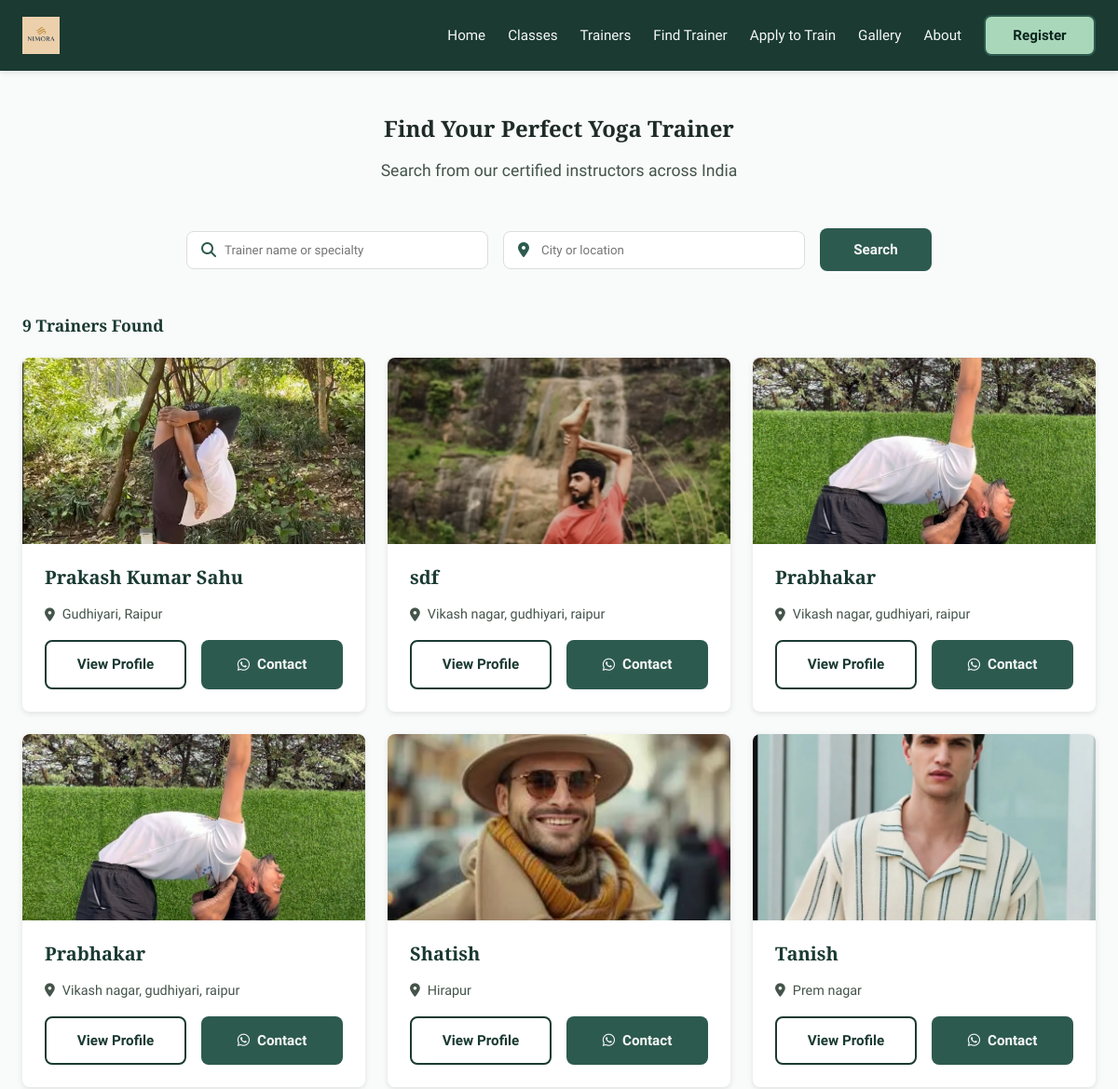
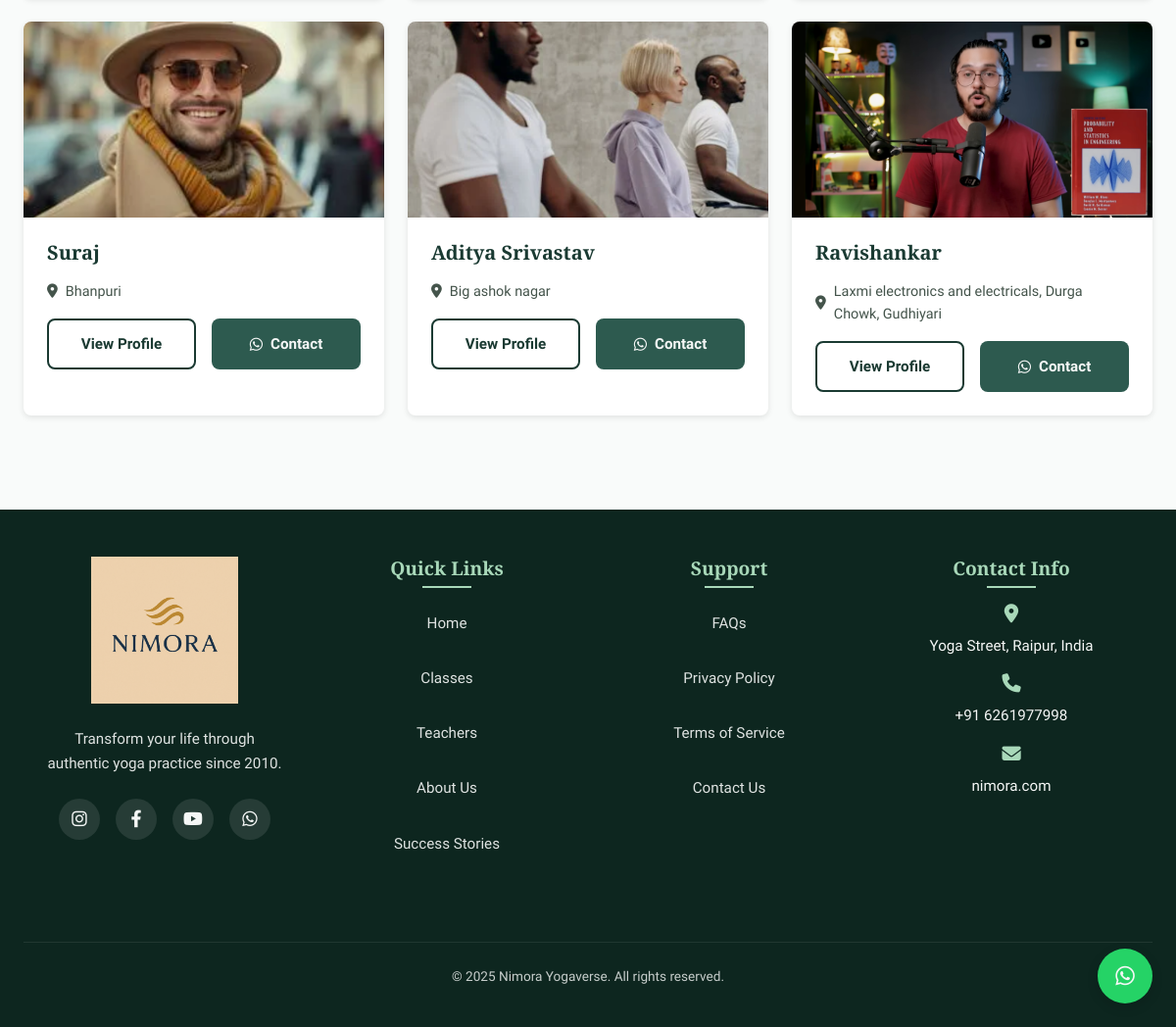
The app's page /trainer/search/ with its own data (2 pictures, top to bottom).
### trainer/models.py (models this page shows, shortened)
class TrainerProfile(models.Model):
    name = models.CharField(max_length=100)
    phone = models.CharField(max_length=15, blank=True, null=True)
    profile_image = models.ImageField(upload_to='trainers/')
    social_media_links = models.JSONField(default=dict, blank=True,null=True)
    location = models.CharField(max_length=100)
    specialty = models.CharField(max_length=100,blank=True)
    yoga_types = models.ManyToManyField(YogaType)
    years_experience = models.PositiveIntegerField(default=1)
    bio = models.TextField()
    is_approved = models.BooleanField(default=False)
    @property
    def average_rating(self):
        return 4.5  # Example value

### trainer/views.py (the view)
# urls.py: path('search/', views.search, name='search'),
def search(request):
    name_query = request.GET.get('name', '').strip()
    location_query = request.GET.get('location', '').strip()
    trainers = TrainerProfile.objects.all()
    if name_query:
        trainers = trainers.filter(
            Q(name__icontains=name_query) |
            Q(specialty__icontains=name_query)
        )
    if location_query:
        trainers = trainers.filter(location__icontains=location_query)
    return render(request, 'trainer/search.html', {
        'trainers': trainers,
        'name': name_query,
        'location': location_query
    })

### templates/trainer/search.html (shortened to what this page needs)
{% extends "base.html" %}
{% load static %}
{% block extra_css %}
<link rel="stylesheet" href="{% static 'css/trainer/search.css' %}?v=1.0">
{% endblock %}
{% block content %}
<section class="search-section">
    <div class="container">
        <div class="section-header">
            <h1>Find Your Perfect Yoga Trainer</h1>
            <p class="section-subtitle">Search from our certified instructors across India</p>
        </div>
        <form method="get" action="{% url 'search' %}" class="search-form">
            <div class="form-group">
                <div class="search-input">
                    <i class="fas fa-search"></i>
                    <input type="text" name="name" placeholder="Trainer name or specialty" value="{{ name_query }}">
                </div>
                <div class="search-input">
                    <i class="fas fa-map-marker-alt"></i>
                    <input type="text" name="location" placeholder="City or location" value="{{ location_query }}">
                </div>
                <button type="submit" class="btn btn-primary">Search</button>
            </div>
        </form>
        <div class="search-results">
            {% if trainers %}
                <h2 class="results-count">{{ trainers|length }} Trainer{{ trainers|pluralize }} Found</h2>
                <div class="trainers-grid">
                    {% for trainer in trainers %}
                    <div class="trainer-card">
                        <div class="trainer-image">
                            <img src="{% if trainer.profile_image %}{{ trainer.profile_image.url }}{% else %}{% static 'media/default-profile.png' %}{% endif %}"
                                 alt="{{ trainer.name }}" loading="lazy">
                        </div>
                        <div class="trainer-info">
                            <h3>{{ trainer.name }}</h3>
                            <div class="location">
                                <i class="fas fa-map-marker-alt"></i>
                                {{ trainer.location }}
                            </div>
                            <div class="trainer-actions">
                                <a href="/trainer/{{ trainer.id }}/" class="btn btn-outline">View Profile</a>
                               <a href="https://wa.me/{% if trainer.phone|length == 10 %}91{{ trainer.phone }}{% else %}{{ trainer.phone }}{% endif %}?text=Hi%20{{ trainer.name|urlencode }}%2C%20I%20found%20your%20profile%20on%20NimoraYogaverse..."
                                    class="btn btn-primary" target="_blank">
                                    <i class="fab fa-whatsapp"></i> Contact
                                </a>
                            </div>
                        </div>
                    </div>
                    {% endfor %}
                </div>
            {% else %}
                <div class="no-results">
                    <img src="{% static 'media/no-results.svg' %}" alt="No results found" width="200">
                    <h3>No trainers found matching your criteria</h3>
                    <p>Try adjusting your search filters or <a href="{% url 'search' %}">view all trainers</a></p>
                </div>
            {% endif %}
        </div>
    </div>
</section>
{% endblock %}

### static/css/base.css (style rules this page uses)
:root { --primary: #1A3A32; --primary-dark: #0D261F; --primary-light: #2D5A4F;; --accent: #A8D8B9; --light-accent: #E8F3EC; --text: #1E2B26; --light-text: #F5F7F6; --bg: #F9FBFA; --card-bg: #FFFFFF; --error: #e63946; --shadow: 0 2px 6px rgba(0, 0, 0, 0.1); --shadow-md: 0 4px 12px rgba(0, 0, 0, 0.15); --shadow-lg: 0 10px 30px rgba(0, 0, 0, 0.1); --transition-fast: 0.15s ease; --transition-normal: 0.3s ease; --transition-slow: 0.5s ease; --radius-sm: 4px; --radius: 8px; --radius-lg: 12px; --space-xs: 0.5rem; --space-sm: 1rem; --space-md: 1.5rem; --space-lg: 2rem; --space-xl: 3rem; --font-body: 'Source Sans 3', -apple-system, BlinkMacSystemFont, sans-serif; --font-heading: 'Merriweather', Georgia, serif; --line-height: 1.6; --line-height-heading: 1.2; }
*, *::before, *::after { box-sizing: border-box; margin: 0; padding: 0; }
html { scroll-behavior: smooth; -webkit-text-size-adjust: 100%; }
body { font-family: var(--font-body); background-color: var(--bg); color: var(--text); line-height: var(--line-height); overflow-x: hidden; text-rendering: optimizeLegibility; -webkit-font-smoothing: antialiased; }
h1, h2, h3, h4 { font-family: var(--font-heading); font-weight: 700; line-height: var(--line-height-heading); margin-bottom: var(--space-sm); }
p { margin-bottom: var(--space-sm); }
a { text-decoration: none; color: inherit; transition: color var(--transition-fast); }
img { max-width: 100%; height: auto; display: block; }
button { cursor: pointer; font-family: inherit; border: none; background: none; }
.container { width: 100%; max-width: 1200px; margin: 0 auto; padding: 0 var(--space-md); }
.btn { display: inline-flex; align-items: center; justify-content: center; padding: 0.75rem 1.5rem; border-radius: var(--radius); font-weight: 600; transition: background-color var(--transition-normal), transform var(--transition-normal), box-shadow var(--transition-normal), border-color var(--transition-normal); cursor: pointer; border: 2px solid transparent; font-size: 0.95rem; min-width: 120px; gap: 0.5rem; }
.btn-primary { background-color: var(--primary-light); color: var(--light-text); }
.btn-outline { background-color: transparent; color: var(--primary); border-color: var(--primary); padding: 0.5rem 1rem; }
.section-header { text-align: center; margin-bottom: var(--space-xl); }
.section-subtitle { font-size: 1.1rem; color: #44544b; max-width: 700px; margin: 0 auto; }
.form-group { display: grid; grid-template-columns: 1fr 1fr; gap: var(--space-sm); }

### static/css/trainer/search.css (style rules this page uses)
.search-section { padding: var(--space-xl) 0; background-color: var(--bg); }
.search-form { max-width: 800px; margin: 0 auto var(--space-xl); }
.search-form .form-group { display: grid; grid-template-columns: 1fr 1fr auto; gap: var(--space-sm); }
.search-input { position: relative; display: flex; align-items: center; }
.search-input i { position: absolute; left: 1rem; color: var(--primary-light); }
.search-input input { width: 100%; padding: 0.75rem 1rem 0.75rem 2.5rem; border: 1px solid #ddd; border-radius: var(--radius); font-family: var(--font-body); transition: border-color var(--transition-fast); }
.results-count { color: var(--primary); margin-bottom: var(--space-md); font-size: 1.1rem; }
.trainers-grid { display: grid; grid-template-columns: repeat(auto-fill, minmax(300px, 1fr)); gap: var(--space-md); margin-bottom: var(--space-xl); }
.trainer-card { background-color: var(--card-bg); border-radius: var(--radius); overflow: hidden; box-shadow: var(--shadow); transition: var(--transition-normal); }
.trainer-image { position: relative; height: 200px; overflow: hidden; }
.trainer-image img { width: 100%; height: 100%; object-fit: cover; transition: transform var(--transition-slow); }
.trainer-info { padding: var(--space-md); }
.trainer-info h3 { font-size: 1.25rem; color: var(--primary); margin-bottom: var(--space-xs); }
.location { display: flex; align-items: center; gap: 0.5rem; color: #44544b; margin-bottom: var(--space-sm); font-size: 0.9rem; }
.trainer-actions { display: grid; grid-template-columns: 1fr 1fr; gap: var(--space-sm); }

### records on screen
TrainerProfile: profile_image (picture), name "Prakash Kumar Sahu", location "Gudhiyari, Raipur"
TrainerProfile: profile_image (picture), name "sdf", location "Vikash nagar, gudhiyari, raipur"
TrainerProfile: profile_image (picture), name "Prabhakar", location "Vikash nagar, gudhiyari, raipur"
TrainerProfile: profile_image (picture), name "Prabhakar", location "Vikash nagar, gudhiyari, raipur"
TrainerProfile: profile_image (picture), name "Shatish", location "Hirapur"
TrainerProfile: profile_image (picture), name "Tanish", location "Prem nagar"
TrainerProfile: profile_image (picture), name "Suraj", location "Bhanpuri"
TrainerProfile: profile_image (picture), name "Aditya Srivastav", location "Big ashok nagar"
TrainerProfile: profile_image (picture), name "Ravishankar", location "Laxmi electronics and electricals, Durga Chowk, Gudhiyari"

### other values on screen
{{ trainers|length }} "9"
